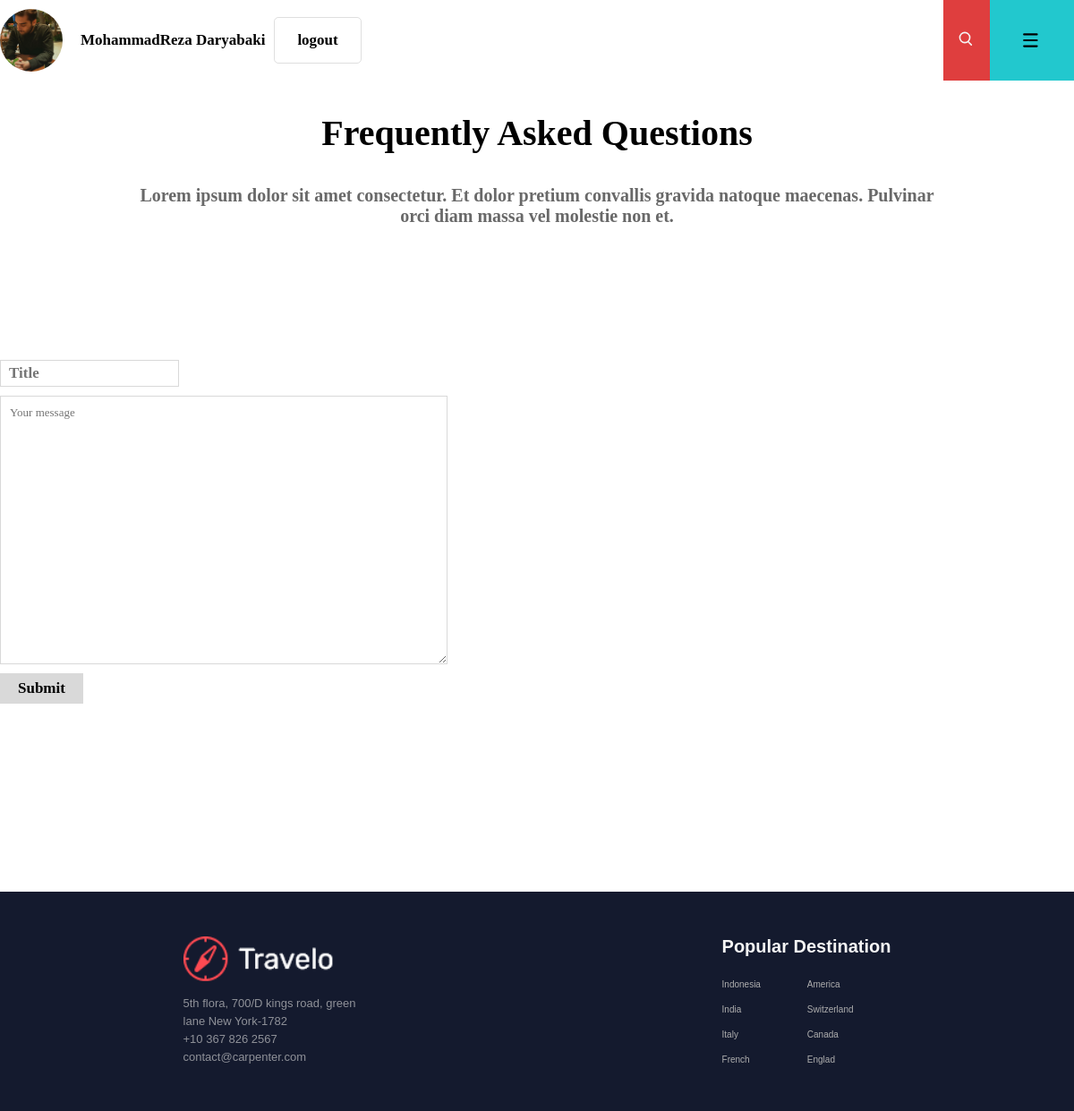
The app's page /questions (signed in) with its own data.
### accounts/models.py (models this page shows, shortened)
class User(AbstractUser):
    profile_pic = models.ImageField(upload_to='user_pic', default='user_pic/nobody-face.jpg', blank=True, null=True)
    first_name = models.CharField(max_length=30, default='new ')
    last_name = models.CharField(max_length=30, default='user')
    phone = models.CharField(max_length=30, null=True)
    national_code = models.CharField(max_length=10, null=True)
    class Meta:
        verbose_name_plural = "Users"

### website/views.py (the view, shortened to what this page needs)
# urls.py: path('questions', questions_view, name="questions"),
@login_required
def questions_view(request):
    comments = Comment.objects.filter(approved=True).order_by('created_date')
    form = CommentForm()
    context = {'comments':comments, 'form':form}
    return render(request, 'questions.html', context)

### website/forms.py
class CommentForm(forms.ModelForm):
    class Meta:
        model = Comment
        fields = ['title', 'message', 'ref_id', 'user_id']

### templates/questions.html (shortened to what this page needs)
{% extends "base.html" %}
{% load static %}
{% load website_tags %}
{% block define_style %}
<link rel="stylesheet" href="{% static 'questions-style/css/questions.css' %}">
<link rel="stylesheet" href="{% static 'questions-style/css/media-queries.css' %}">
{% endblock %}
{% block content %}
<div class="ques-box">
    <h2>Frequently Asked Questions</h2>
    <p>Lorem ipsum dolor sit amet consectetur. Et dolor pretium convallis gravida natoque maecenas. Pulvinar
        orci diam massa vel molestie non et.</p>
    <div class="form-container">
        <form action="{% url 'website:questions' %}" method="post" class="comment-form">
            <div class="input-container">
                <input type="text" name="title" id="title" placeholder="Title">
                <textarea name="message" id="message" placeholder="Your message"></textarea>
                <input type="submit" value="Submit" id="submit">
            </div>
        </form>
    </div>
</div>
{% endblock %}

### templates/base.html (shortened to what this page needs)
{% load static %}
<!DOCTYPE html>
<html lang="en">
<head>
    {% block define_style %}
    {% endblock %}
    <link rel="stylesheet" href="{% static 'base-style/css/style.css' %}">
    <link rel="stylesheet" href="{% static 'base-style/css/media-queries.css' %}">
</head>
<body spellcheck="false">
    <div class="flex-con">
        <div class="header">
            <div class="sign-log">
                {% if request.user.is_authenticated %}
                <img src="{{request.user.profile_pic.url}}" class="header-img-user" alt="" >
                <p class="logged" href="{% url 'accounts:signup' %}">
                    {{request.user.first_name}} {{request.user.last_name}}
                </p>
                <a class="header-btn logout-btn" href="{% url 'accounts:logout' %}">
                    logout
                </a>
                {% endif %}
            </div>
            <div class="header-logo">
                <div class="search-logo">
                    <i class="gg-search"></i>
                </div>
                <div class="menu-logo">
                    <i class="gg-menu-motion"></i>
                </div>
            </div>
        </div>
        {% block content %}
        {% endblock %}
        <div class="background-footer">
            <div class="footer">
                <div class="footer-logo-text">
                    <img class="footer-logo" src="{% static 'base-style/img/footer_logo.png' %}" alt="">
                    <div class="footer-text">
                        <p>5th flora, 700/D kings road, green</p>
                        <p>lane New York-1782</p>
                        <p>+10 367 826 2567</p>
                        <p>contact@carpenter.com</p>
                    </div>
                </div>
                <div class="footer-content">
                    <h2 class="footer-title">Popular Destination</h2>
                    <ul class="footer-list">
                        <li><a class="footer-item" href="">Indonesia</a></li>
                        <li><a class="footer-item" href="">America</a></li>
                        <li><a class="footer-item" href="">India</a></li>
                        <li><a class="footer-item" href="">Switzerland</a></li>
                        <li><a class="footer-item" href="">Italy</a></li>
                        <li><a class="footer-item" href="">Canada</a></li>
                        <li><a class="footer-item" href="">French</a></li>
                        <li><a class="footer-item" href="">Englad</a></li>
                    </ul>
                </div>
            </div>
        </div>
    </div>
</body>
</html>

### statics/questions-style/css/questions.css (style rules this page uses)
.ques-box { max-width: 1400px; display: flex; justify-content: center; align-items: center; flex-direction: column; margin: 0 auto; padding-bottom: 100px; }
.ques-box > h2 { text-align: center; font-family: "Nunito"; font-weight: 600; font-size: 40px; margin-top: 35px; }
.ques-box > p { text-align: center; font-family: "Nunito"; font-weight: 700; font-size: 20px; margin-top: 35px; color: rgba(105, 105, 105, 1); max-width: 893px; margin-bottom: 49px; }
.input-container { display: flex; flex-direction: column; justify-content: space-between; align-items: start; direction: ltr; text-align: end; }
#message { width: 500px; height: 300px; outline: none; border: none; border: 1px solid #d9d9d9; font-weight: 500; font-family: 'Nunito'; font-size: 13px; margin: 10px 0; padding-top: 10px; padding-left: 10px; }
#title { width: 200px; outline: none; border: none; border: 1px solid #d9d9d9; padding: 4px 10px 4px 9px; font-weight: 700; font-family: 'Nunito'; font-size: 17px; }
#submit { border: none; cursor: pointer; outline: none; background-color: #d9d9d9; padding: 7px 20px; font-family: 'Nunito'; font-size: 17px; font-weight: 700; }
.comment-form { margin: 100px 0; }
.form-container { width: 1200px; }

### statics/questions-style/css/media-queries.css (style rules this page uses)
@media (max-width: 1200px) { .search-logo { padding: 38px 20px; } }
@media (max-width: 1200px) { .menu-logo { display: block; } }
@media (max-width: 1200px) { .header { display: flex; justify-content: space-between; align-items: center; } }

### statics/base-style/css/style.css (style rules this page uses)
* { padding: 0; margin: 0; box-sizing: border-box; }
body { font-family: Arial, Helvetica, sans-serif; width: 100%; display: inline-block; padding: 0; margin-bottom: 0; }
:root { --red: #df3e3e; --darkBlue: rgb(20, 26, 46); --lightBlue: rgb(34, 200, 206); --white: rgb(245, 245, 245); --black: rgb(32, 32, 32); }
a { text-decoration: none; color: #000; }
.header { display: flex; flex-direction: row; justify-content: space-between; align-items: center; margin: 0 auto; max-width: 1400px; }
.header-logo { display: flex; text-align: center; justify-content: center; }
.search-logo { background-color: var(--red); color: var(--white); padding: 38px; cursor: pointer; transition: all 0.3s ease-in-out; }
.menu-logo { background-color: var(--lightBlue); color: var(--darkBlue); padding: 38px; cursor: pointer; display: none; color: #000; transition: all 0.2s ease-in-out; }
.footer { display: flex; justify-content: space-around; align-items: center; padding: 50px 0; width: 100%; flex: 1; z-index: 1; margin: 0 auto; max-width: 1400px; margin-top: 10px; }
.background-footer { background-color: var(--darkBlue); }
.footer-logo { width: 170px; margin-bottom: 10px; }
.footer-content { color: var(--white); }
.footer-title { font-size: 20px; margin-bottom: 20px; }
.footer-list { list-style-type: none; display: grid; grid-template-columns: auto auto; gap: 10px 10px; }
.footer-item { font-size: 10px; color: rgb(175, 175, 175); font-weight: 300; transition: all 0.3s ease-in-out; }
.footer-text { color: rgba(214, 214, 214, 0.637); font-size: 13px; line-height: 20px; }
.header-btn { border: none; outline: none; padding: 15px 25px; border-radius: 5px; cursor: pointer; font-size: 17px; font-weight: 700; font-family: "Nunito"; }
.logged { border: none; outline: none; border-radius: 5px; cursor: default; font-size: 17px; font-weight: 700; font-family: "Nunito"; margin-right: 10px; }
.logout-btn { border: 0.3px solid #dfdfdf; transition: 0.3s all ease; }
.sign-log { display: flex; align-items: center; }
.header-img-user { width: 70px; object-fit: cover; height: 70px; border-radius: 100%; margin-right: 20px; }

### statics/base-style/css/media-queries.css (style rules this page uses)
@media (max-width: 1200px) { .search-logo { padding: 38px 20px; } }
@media (max-width: 1200px) { .menu-logo { display: block; } }
@media (max-width: 1200px) { .header { display: flex; justify-content: space-between; align-items: center; } }

### records on screen
User: user.profile_pic (picture), user.first_name "MohammadReza", user.last_name "Daryabaki"
